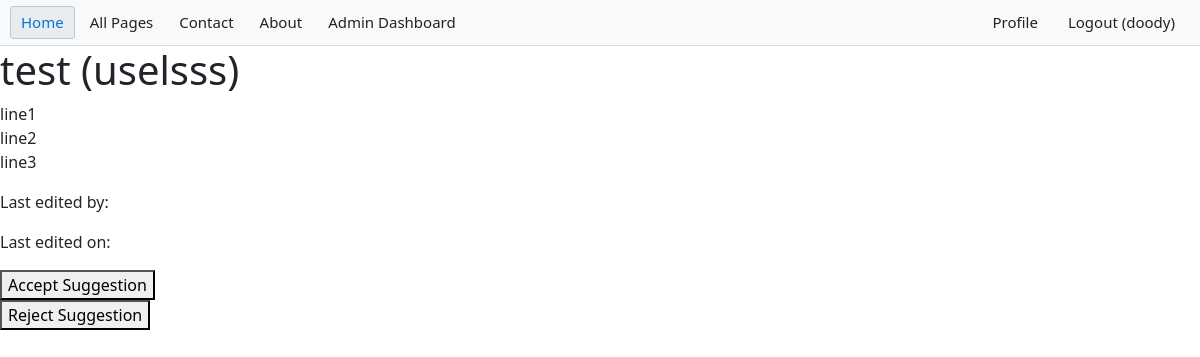
/view_suggestion/test/1 (signed in), run on the app's committed database.
### app/models.py (models this page shows, shortened)
class User(db.Model, UserMixin):
    id = db.Column(db.Integer, primary_key=True)
    username = db.Column(db.String(150), unique=True, nullable=False)
    email = db.Column(db.String(150), unique=True, nullable=False)
    password = db.Column(db.String(200), nullable=False)
    is_admin = db.Column(db.Boolean, default=False)

class Suggestion(db.Model):
    id = db.Column(db.Integer, primary_key=True)
    page_id = db.Column(db.Integer, db.ForeignKey('page.id'), nullable=False)
    title = db.Column(db.String(200), nullable=False)
    content = db.Column(db.Text, nullable=False)
    created_at = db.Column(db.DateTime, server_default=db.func.now())
    page = db.relationship('Page', backref=db.backref('suggestions', lazy=True))
    suggested_by_id = db.Column(db.Integer, db.ForeignKey('user.id'), nullable=False)
    suggested_by = db.relationship('User', backref=db.backref('suggestions', lazy=True))

### app/routes/admin.py (the view)
@admin_required
@bp.route('/view_suggestion/<slug>/<suggestion_id>')
def view_suggestion(suggestion_id, slug):
    from app.models import Suggestion
    suggestion = Suggestion.query.filter_by().first_or_404()
    suggestion.content = render_safe_markdown(suggestion.content)
    return render_template('view_suggestion.html', suggestion=suggestion)

### app/__init__.py (called while the page is built)
def create_app():
    app = Flask(__name__)
    app.config.from_object('config.Config')
    csrf = CSRFProtect(app)
    db.init_app(app)
    login_manager.init_app(app)
    migrate.init_app(app, db)
    cache.init_app(app)
    app.config['CACHE_TYPE'] = 'simple'
    from app import models  # Import models to register them with SQLAlchemy
    @login_manager.user_loader
    def load_user(user_id):
        from app.models import User
        return User.query.get(int(user_id))
    load_user.__name__ = 'load_user'
    from app.routes import register_blueprints
    register_blueprints(app)
    return app

### app/routes/user.py (called while the page is built)
def render_safe_markdown(content):
    from markupsafe import Markup
    html = markdown2.markdown(content)
    clean_html = bleach.clean(html, tags=ALLOWED_TAGS, attributes=ALLOWED_ATTRIBUTES, protocols=ALLOWED_PROTOCOLS)
    return Markup(clean_html)

### app/templates/view_suggestion.html (shortened to what this page needs)
{% extends "base.html" %}
{% block content %}
    <h1>{{ suggestion.title }}</h1>
    <div class="content">
        {{ suggestion.content | safe }}
    </div>
    <div class="metadata">
        <p>Last edited by: {{ suggestion.last_edited_by }}</p>
        <p>Last edited on: {{ suggestion.last_edited_at }}</p>
    <div class="suggest-edit">
        <form action="{{ url_for('admin.accept_suggestion', suggestion_id=suggestion.id) }}" method="POST">
            <button type="submit">Accept Suggestion</button>
        </form>
        <form action="{{ url_for('admin.reject_suggestion', suggestion_id=suggestion.id) }}" method="POST">
            <button type="submit">Reject Suggestion</button>
        </form>
    </div>
{% endblock %}

### app/templates/base.html (shortened to what this page needs)
<!DOCTYPE html>
<html lang="en">
<head>
    <link href="https://cdn.jsdelivr.net/npm/bootstrap@5.3.2/dist/css/bootstrap.min.css" rel="stylesheet">
</head>
<body>
    <div class="topnav">
        <a class="active" href="{{ url_for('user.home') }}">Home</a>
        <a href="{{ url_for('user.all_pages')}}">All Pages</a>
        <a href="#">Contact</a>
        <a href="#">About</a>
        {% if current_user.is_authenticated %}
            {% if current_user.is_admin %}
                <a href="{{ url_for('admin.dashboard') }}">Admin Dashboard</a>
            {% endif %}
            <a href="{{ url_for('auth.logout') }}" class="right">Logout ({{ current_user.username }})</a>
            <a href="{{ url_for('user.profile', username=current_user.username) }}" class="right">Profile</a>
        {% else %}
            <a href="{{ url_for('auth.login') }}" class="right">Login</a>
            <a href="{{ url_for('auth.register') }}" class="right">Register</a>
        {% endif %}
    </div>
    {% block content %}{% endblock %}
</body>
</html>

### app/templates/base.html (style rules this page uses)
.topnav { background-color: #f8f9fa; border-bottom: 1px solid #ddd; overflow: hidden; padding: 0 10px; font-family: 'Segoe UI', Tahoma, Geneva, Verdana, sans-serif; }
.topnav a { float: left; color: #222; background: none; border: 1px solid transparent; margin: 6px 4px 6px 0; padding: 4px 10px; text-align: center; text-decoration: none; font-size: 15px; border-radius: 3px; }
.topnav a:hover, .topnav a.active { background-color: #e9ecef; border: 1px solid #bfc8d1; color: #0074d9; }
.topnav .right { float: right; margin-left: 4px; }

### data on the page
User: username "doody"
Suggestion: title "test (uselsss)", content "line1 line2 line3"
